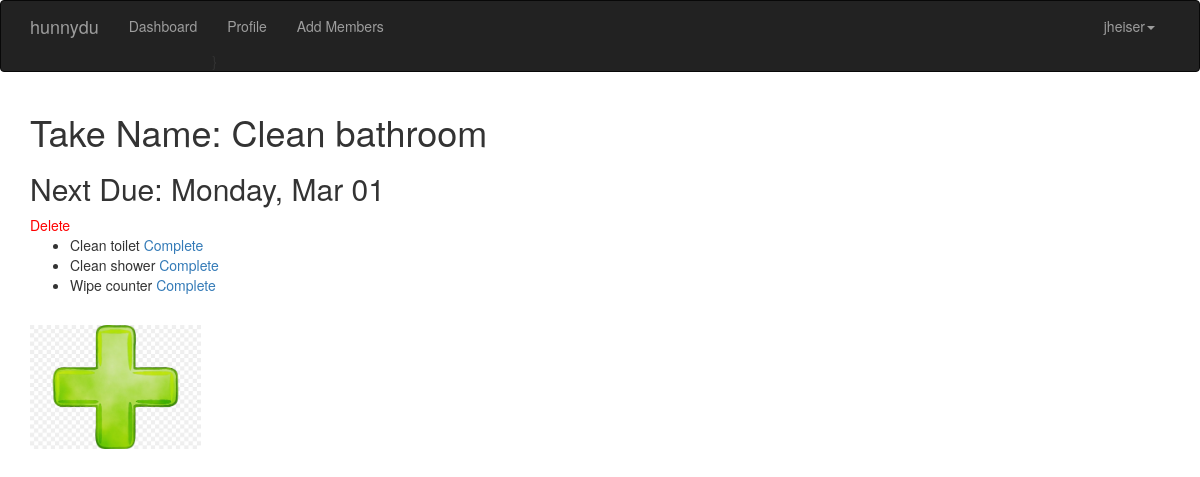
The app's page /task/12 (signed in) with its own data.
### app/models.py (models this page shows, shortened)
class User(UserMixin,db.Model):
    __tablename__ = 'users'
    id = db.Column(db.Integer, primary_key=True)
    email = db.Column(db.String(64), unique=True, index=True)
    username = db.Column(db.String(64), unique=True, index=True)
    role_id = db.Column(db.Integer, db.ForeignKey('roles.id'))
    confirmed = db.Column(db.Boolean,default=False)
    password_hash = db.Column(db.String(128))
    tasks = db.relationship('Task', backref='assigned_user',lazy='dynamic')
    family_id = db.Column(db.Integer, db.ForeignKey('families.id'))
    def can(self,perm):
        return self.role is not None and self.role.has_permission(perm)
    @property
    def password(self):
        raise AttributeError('Password cannot be read.')

class Task(db.Model):
    __tablename__='tasks'
    id = db.Column(db.Integer,primary_key=True)
    taskname = db.Column(db.String(64))
    period = db.Column(db.String(7))
    assigned_user_id = db.Column(db.Integer, db.ForeignKey('users.id'))
    next_due = db.Column(db.DateTime())
    subtasks = db.relationship('Subtask', backref='task',lazy='dynamic')

class Subtask(db.Model):
    __tablename__='subtasks'
    id = db.Column(db.Integer,primary_key=True)
    subtask_name = db.Column(db.String(64))
    task_id = db.Column(db.Integer, db.ForeignKey('tasks.id'))
    is_complete = db.Column(db.Boolean,default=False)

### app/main/views.py (the view)
@main.route('/task/<int:id>',methods=['GET','POST'])
def task(id):
    task = Task.query.get_or_404(id)
    return render_template('task.html',task=task, Subtask=Subtask)

### app/auth/views.py (called while the page is built)
@auth.before_app_request
def before_request():
    if current_user.is_authenticated:
        if not current_user.confirmed and \
            request.endpoint and \
            request.blueprint != 'auth' and \
            request.endpoint != 'static':
            return redirect(url_for('auth.unconfirmed'))

### app/main/__init__.py (called while the page is built)
@main.app_context_processor
def inject_permissions():
    return dict(Permission=Permission)

### app/models.py (called while the page is built)
@login_manager.user_loader
def load_user(user_id):
    return User.query.get(int(user_id))

    def has_permission(self,perm):
        return self.permissions & perm == perm

### app/templates/task.html (shortened to what this page needs)
{% extends "base.html" %}
{% import "bootstrap/wtf.html" as wtf %}
{% block page_content %}
<h1>Take Name: {{task.taskname}}</h1>
<h2>Next Due: {{task.next_due.strftime("%A, %b %d")}}</h2>
{% if current_user.can(Permission.CREATE) %}
<a href="{{url_for('main.delete_task',id=task.id)}}"" style="color:red;">Delete</a>
{% endif %}
<ul>
  {% if task.subtasks.all() %}
    {% for subtask in task.subtasks.order_by(Subtask.is_complete.asc()) %}
      <li>{% if subtask.is_complete %}
            <div style='color:#30c8ff;text-decoration: line-through;'>{{ subtask.subtask_name }}</div>
          {% else %}
          {{ subtask.subtask_name }} <a href="{{url_for('main.complete_subtask',id = subtask.id)}}">
            Complete</a>
          {% endif %}
      </li>
    {% endfor %}
  {% else %}
    <h2 style="color:#00de6b;"> Add some Subtasks!</h2>
  {% endif %}
</ul>
{% if current_user.can(Permission.CREATE) %}
  <a href="{{url_for('main.new_subtask', id = task.id)}}">
    <img src="{{ url_for('static', filename='plus_sign.jpg') }}" style="width:15%;">
  </a>
{% endif %}
{% endblock %}

### app/templates/base.html (shortened to what this page needs)
{% extends "bootstrap/base.html" %}
{% block head %}
{{ super() }}
<link rel="stylesheet" type="text/css" href="{{ url_for('static', filename='styles.css') }}">
{% endblock %}
{% block navbar %}
<div class="navbar navbar-inverse" role="navigation">
    <div class="container">
        <div class="navbar-header">
            <a class="navbar-brand" href="/">hunnydu</a>
        </div>
        <div class="navbar-collapse collapse">
            <ul class="nav navbar-nav">
                <li><a href="{{url_for('main.dashboard')}}">Dashboard</a></li>
                {% if current_user.is_authenticated %}
                <li>
                  <a href="{{url_for('main.profile',id=current_user.id)}}">
                    Profile
                  </a>}
                </li>
                {% endif %}
                {% if current_user.can(Permission.ADD_USER) %}
                <li>
                  <a href="{{url_for('auth.send_family_email')}}">Add Members</a>
                </li>
                {% endif %}
            </ul>
            <ul class="nav navbar-nav navbar-right">
              {% if current_user.is_authenticated %}
                <li class="dropdown">
                    <a href="#" class="dropdown-toggle" data-toggle="dropdown">{{current_user.username}}<b class="caret"></b></a>
                </li>
              {% else %}
                <li><a href="{{ url_for('auth.login') }}">Log In</a></li>
              {% endif %}
            </ul>
        </div>
    </div>
</div>
{% endblock %}
{% block content %}
<div class="container">
    {% block page_content %}{% endblock %}
</div>
{% endblock %}

### records on screen
User: username "jheiser"
Task: taskname "Clean bathroom", next_due "Monday, Mar 01"
Subtask: subtask_name "Clean toilet"
Subtask: subtask_name "Clean shower"
Subtask: subtask_name "Wipe counter"
